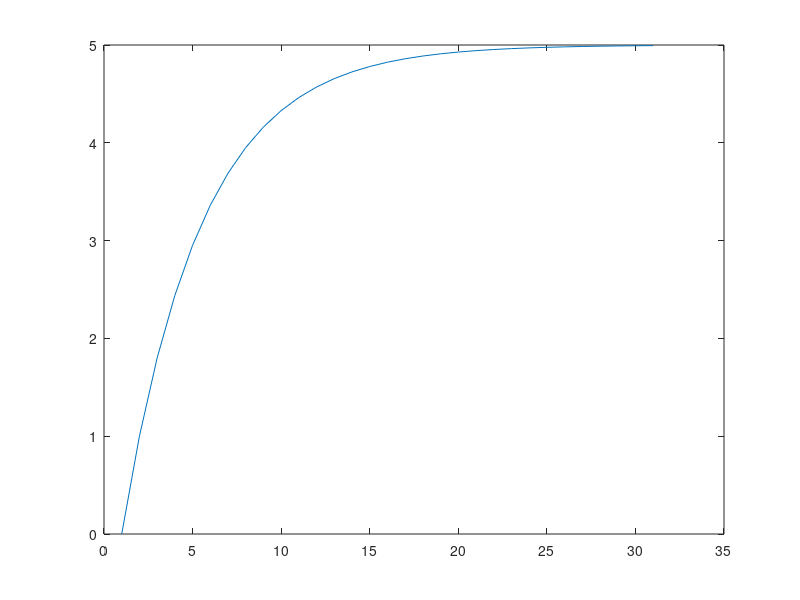

The MATLAB source for this figure:
%% P1

% 1.1 


num = [1.9 -1.7];
den = [1 -0.8];

Dz = tf(num,den,1);


res = impulse(Dz)*1;

plot(res)
answer = sum(abs(res)) /2

%% P2

numG0 = [0.004837 0.004679];
denG0 = [1 -1.905 0.9048];

Gz0 = tf(numG0,denG0,1);


%2.1) and 2.2) (summation point is the same for both, is the same as giving a ref input)

%transfer function from beginning to u with Gain 1 as feedback loop
sys= (Gz0*Dz)/(1+Dz*Gz0)

res = impulse(sys);
plot(res)
answer = sum(abs(res))/2


%2.3) and 2.4) and 2.5)

%transfer function from before G0(z)  to u with Dz in feedback loop
sys= (Gz0)/(1+Dz*Gz0)

res = impulse(sys);
plot(res)
answer = sum(abs(res))/2


%% P3
% Dz is the same but is not on canonical realization now.

%3.1)
%transfer function from beginning to u with Gain 1 as feedback loop
sys= (Gz0*Dz)/(1+Dz*Gz0)

res = impulse(sys);
plot(res)
answer = sum(abs(res))/2


%% 3.2) 3.3) and 3.4)
D08=tf([1],[1 -0.8],1);


sys= (D08*Gz0)/(1+Dz*Gz0)

res = impulse(sys);
plot(res);
answer = sum(abs(res))/2

%% 3.2) 3.3) and 3.4)
D08=tf([1],[1 -0.8],1);
FB=tf([1.9 -1.7],[1],1);

sys= (D08*Gz0)/(1+D08*Gz0*FB)
sys = minreal(sys)
res = impulse(sys);
plot(res);
answer = sum(abs(res))/2



%% 3.5) same as before since TF donest change
sys= (Gz0)/(1+Dz*Gz0)

res = impulse(sys);
plot(res)
answer = sum(abs(res))/2


%%

D08=tf([1],[1 -0.8],1)

res = step(D08)

plot(res)

%   0.2942
%   3.0752





















